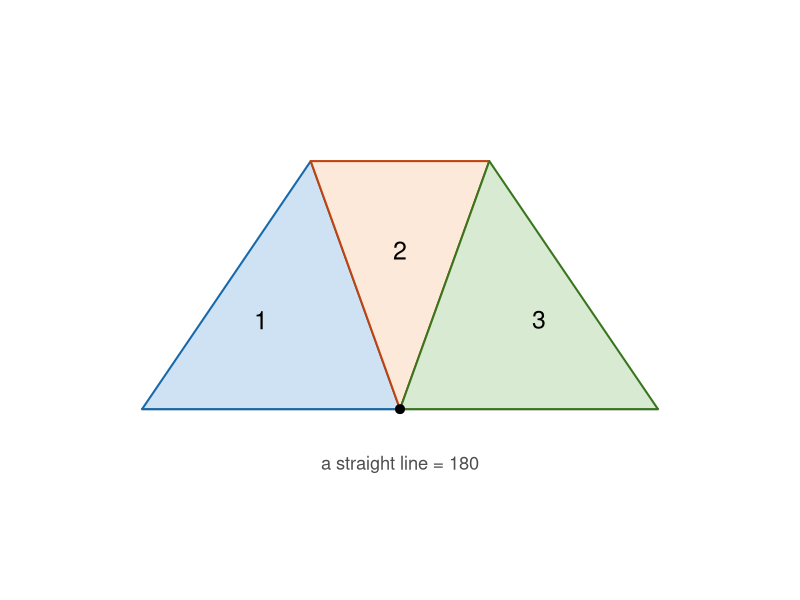
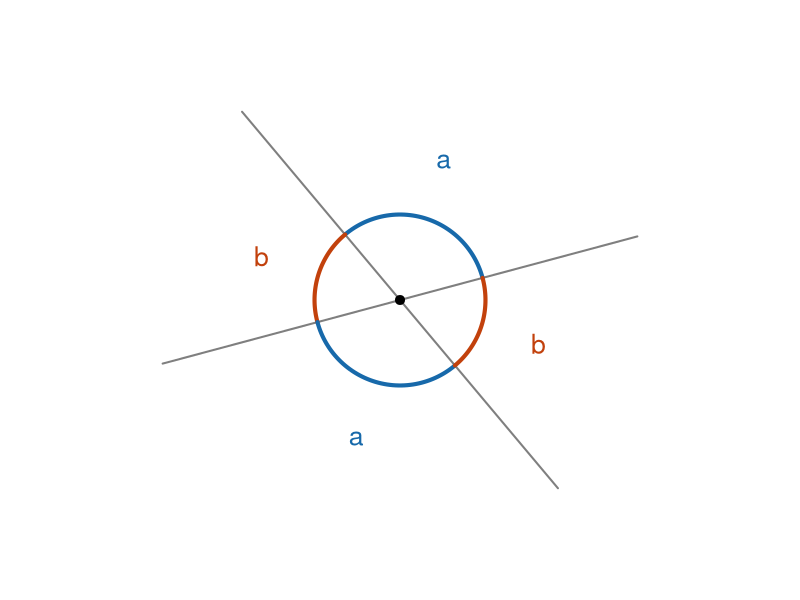
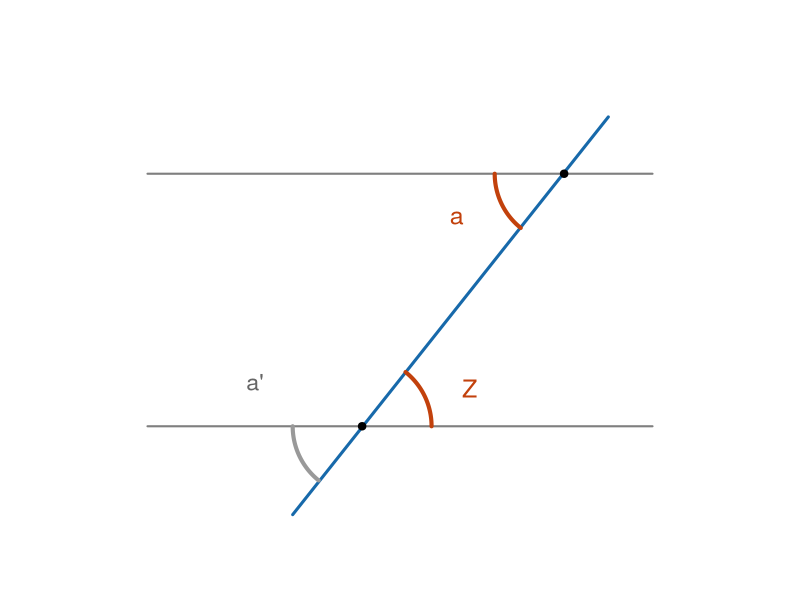
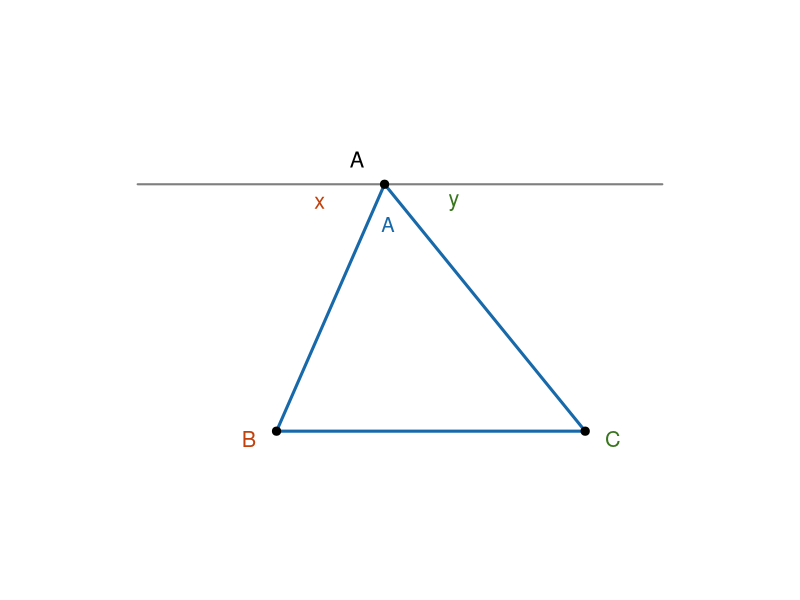
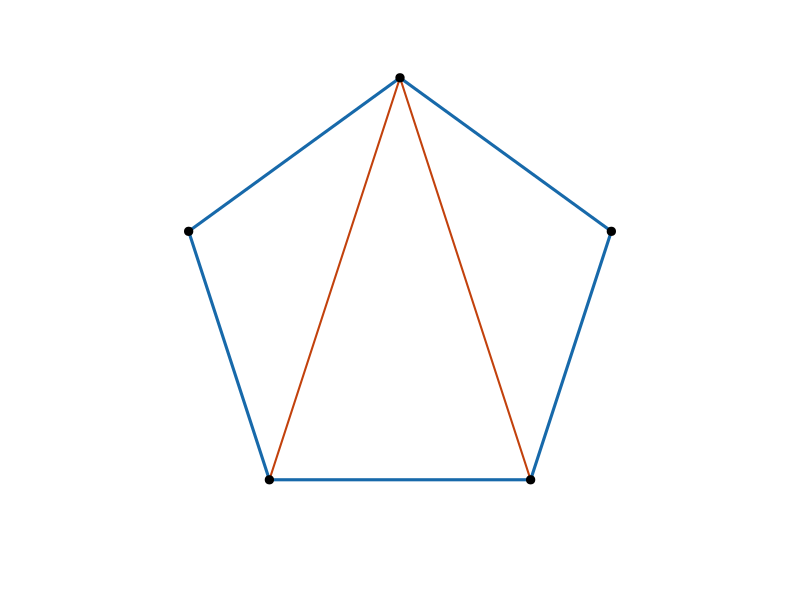
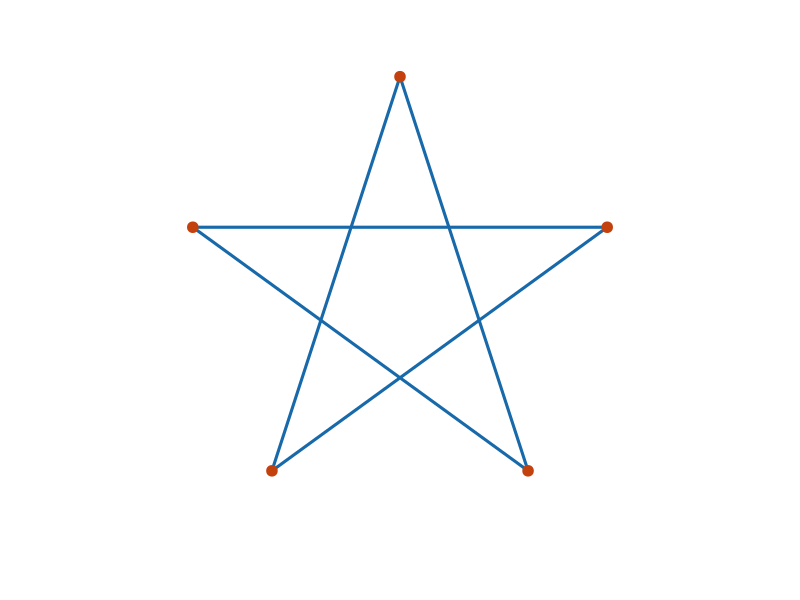

The R source for these figures, in order:
## ---- chunk 1
knitr::opts_chunk$set(echo = FALSE, fig.align = "center", dev = "png",
                      fig.width = 5, fig.height = 5, dpi = 150)
blue   <- "#1769aa"
orange <- "#c2410c"

# small helper: draw an angle arc at (cx,cy) from a1 to a2 degrees
arc <- function(cx, cy, r, a1, a2, col, lwd = 3) {
  a <- seq(a1, a2, length.out = 60) * pi / 180
  lines(cx + r * cos(a), cy + r * sin(a), col = col, lwd = lwd)
}
## ---- chunk 2
par(mar = c(0,0,0,0), pty = "s")
plot(NA, xlim = c(-1.4, 1.4), ylim = c(-0.4, 1.5), asp = 1, axes = FALSE,
     xlab = "", ylab = "")
# straight base line
segments(-1.3, 0, 1.3, 0, col = "grey50", lwd = 2)
# three torn wedges meeting at the origin, filling the half-plane
polygon(c(0, -1.3, -0.45), c(0, 0, 1.25), col = "#cfe2f3", border = blue, lwd = 2)
polygon(c(0, -0.45, 0.45), c(0, 1.25, 1.25), col = "#fde9d9", border = orange, lwd = 2)
polygon(c(0, 0.45, 1.3), c(0, 1.25, 0), col = "#d9ead3", border = "#38761d", lwd = 2)
points(0, 0, pch = 19, cex = 1.2)
text(-0.7, 0.45, "1", cex = 1.5)
text(0, 0.8, "2", cex = 1.5)
text(0.7, 0.45, "3", cex = 1.5)
text(0, -0.28, "a straight line = 180", cex = 1.1, col = "grey30")
## ---- chunk 3
par(mar = c(0,0,0,0), pty = "s")
plot(NA, xlim = c(-1.3, 1.3), ylim = c(-1.3, 1.3), asp = 1, axes = FALSE,
     xlab = "", ylab = "")
th1 <- 15; th2 <- 130
seg <- function(deg, len = 1.15) {
  a <- deg * pi / 180
  segments(-len * cos(a), -len * sin(a), len * cos(a), len * sin(a),
           col = "grey50", lwd = 2)
}
seg(th1); seg(th2)
arc(0, 0, 0.4, th1, th2, blue, lwd = 4)
arc(0, 0, 0.4, th2, th1 + 180, orange, lwd = 4)
arc(0, 0, 0.4, th1 + 180, th2 + 180, blue, lwd = 4)
arc(0, 0, 0.4, th2 + 180, th1 + 360, orange, lwd = 4)
lab <- function(mid, txt, col, rr = 0.68) {
  a <- mid * pi / 180
  text(rr * cos(a), rr * sin(a), txt, cex = 1.6, col = col)
}
lab((th1 + th2) / 2, "a", blue)
lab((th2 + th1 + 180) / 2, "b", orange)
lab((th1 + 180 + th2 + 180) / 2, "a", blue)
lab((th2 + 180 + th1 + 360) / 2, "b", orange)
points(0, 0, pch = 19, cex = 1.2)
## ---- chunk 4
par(mar = c(0,0,0,0))
plot(NA, xlim = c(-1.2, 3.2), ylim = c(-0.5, 2.5), asp = 1, axes = FALSE,
     xlab = "", ylab = "")
segments(-1, 2, 3, 2, col = "grey50", lwd = 2)
segments(-1, 0, 3, 0, col = "grey50", lwd = 2)
B <- c(0.7, 0); T <- c(2.3, 2)
segments(B[1] - 0.55, B[2] - 0.7, T[1] + 0.35, T[2] + 0.45, col = blue, lwd = 3)
arc(T[1], T[2], 0.55, 180, 231.3, orange, lwd = 4)
arc(B[1], B[2], 0.55, 180, 231.3, "grey60", lwd = 4)
arc(B[1], B[2], 0.55, 0, 51.3, orange, lwd = 4)
points(B[1], B[2], pch = 19); points(T[1], T[2], pch = 19)
text(T[1] - 0.85, T[2] - 0.35, "a", cex = 1.5, col = orange)
text(B[1] - 0.85, B[2] + 0.35, "a'", cex = 1.4, col = "grey40")
text(B[1] + 0.85, B[2] + 0.3, "Z", cex = 1.5, col = orange)
## ---- chunk 5
par(mar = c(0,0,0,0), pty = "s")
A <- c(0.7, 1.6); Bp <- c(0, 0); Cp <- c(2, 0)
plot(NA, xlim = c(-1.0, 2.6), ylim = c(-0.4, 2.1), asp = 1, axes = FALSE,
     xlab = "", ylab = "")
# line through A parallel to BC (horizontal)
segments(-0.9, A[2], 2.5, A[2], col = "grey50", lwd = 2)
# triangle
polygon(c(A[1], Bp[1], Cp[1]), c(A[2], Bp[2], Cp[2]), border = blue, lwd = 3)
points(rbind(A, Bp, Cp), pch = 19, cex = 1.1)
text(A[1] - 0.18, A[2] + 0.16, "A", cex = 1.3)
text(Bp[1] - 0.18, Bp[2] - 0.05, "B", cex = 1.3, col = orange)
text(Cp[1] + 0.18, Cp[2] - 0.05, "C", cex = 1.3, col = "#38761d")
# the three angles along the line at A
text(A[1] - 0.42, A[2] - 0.12, "x", cex = 1.3, col = orange)
text(A[1] + 0.02, A[2] - 0.26, "A", cex = 1.2, col = blue)
text(A[1] + 0.45, A[2] - 0.12, "y", cex = 1.3, col = "#38761d")
## ---- chunk 6
par(mar = c(0,0,0,0), pty = "s")
k <- 0:4
th <- (90 + 72 * k) * pi / 180
px <- cos(th); py <- sin(th)
plot(NA, xlim = c(-1.25, 1.25), ylim = c(-1.25, 1.25), asp = 1, axes = FALSE,
     xlab = "", ylab = "")
polygon(px, py, border = blue, lwd = 3)
# diagonals from vertex 1 splitting into 3 triangles
segments(px[1], py[1], px[3], py[3], col = orange, lwd = 2)
segments(px[1], py[1], px[4], py[4], col = orange, lwd = 2)
points(px, py, pch = 19, cex = 1.1)
## ---- chunk 7
par(mar = c(0,0,0,0), pty = "s")
k <- 0:4
th <- (90 + 72 * k) * pi / 180
px <- cos(th); py <- sin(th)
ord <- c(1, 3, 5, 2, 4, 1)
plot(NA, xlim = c(-1.25, 1.25), ylim = c(-1.3, 1.25), asp = 1, axes = FALSE,
     xlab = "", ylab = "")
polygon(px[ord], py[ord], border = blue, lwd = 3)
points(px, py, pch = 19, cex = 1.4, col = orange)
